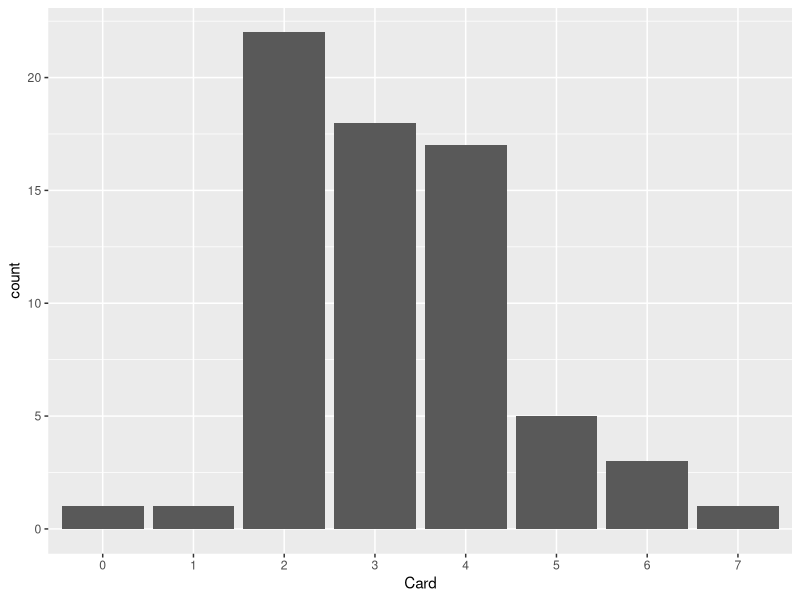
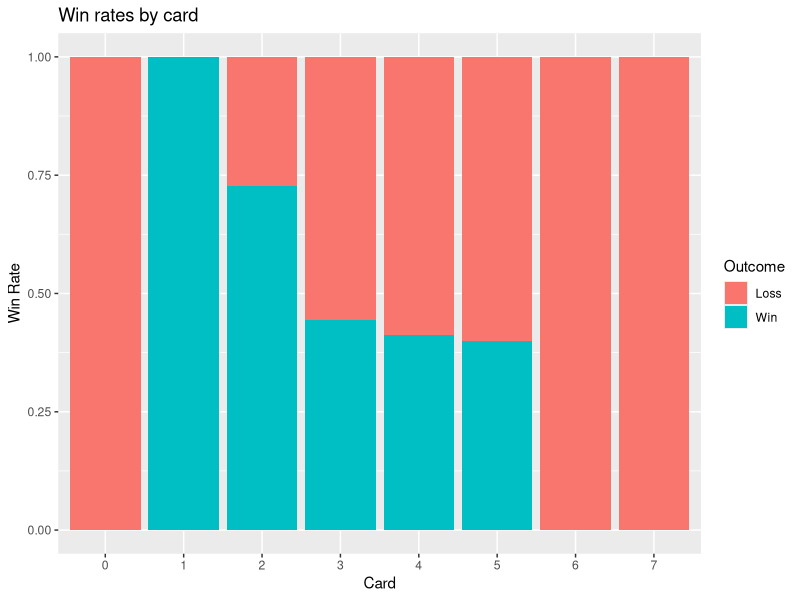
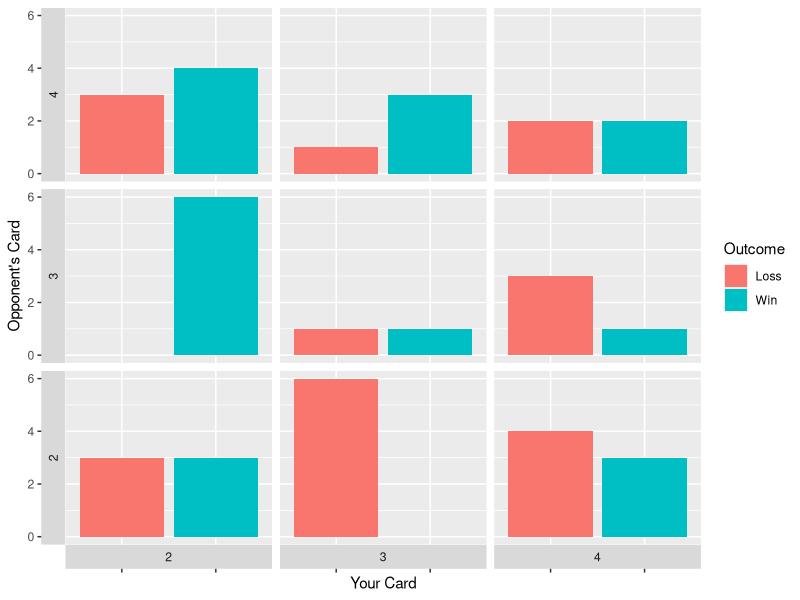

Generate these figures, in order, with R:
## ---- chunk 1
knitr::opts_chunk$set(echo = TRUE, warning=FALSE, message=FALSE, echo=FALSE)
## ---- chunk 2
library(tidyverse)
library(stringr)
## ---- chunk 3
columnNames = c("Game #","Player 1","Player 2","P2 wins?","P1 Card 1","P2 Card 1","P1 Card 2","P2 Card 2","P1 Card 3","P2 Card 3","P1 Card 4","P2 Card 4","P1 Card 5","P2 Card 5","P1 Card 6","P2 Card 6","P1 Card 7","P2 Card 7","P1 Card 8","P2 Card 8") %>% str_replace_all("[ #?]", "")
ratData <- read_csv("Brave Rats Data - Record.csv", skip_empty_rows = TRUE, col_names = columnNames, skip=1)%>% 
  select(P2wins, P1Card1, P2Card1)
## ---- chunk 4
notFlipped <- ratData %>% 
  mutate(P1Wins = abs(P2wins-1), P1Card = ratData$P1Card1, P2Card = ratData$P2Card1) %>% select(P1Wins, P1Card, P2Card)

flipped <- ratData %>% 
  mutate(P1Wins = P2wins, P1Card = ratData$P2Card1, P2Card = ratData$P1Card1) %>% select(P1Wins, P1Card, P2Card)


fullSet <- rbind(notFlipped, flipped) %>% filter(P1Wins != 0.5) %>% mutate(Outcome = ifelse(
  P1Wins==1, "Win", "Loss"
))
## ---- chunk 5
fullSet %>% 
  ggplot(aes(x=P1Card %>% as_factor())) +
  geom_histogram(stat="count") +
  xlab("Card")
## ---- chunk 6
fullSet %>% 
  group_by(P1Card, Outcome) %>% 
  tally() %>% 
  pivot_wider(names_from=Outcome, values_from=n, values_fill=0) %>% 
  mutate(winRate=Win/(Win+Loss))
## ---- chunk 7
fullSet %>% 
  ggplot(aes(x=P1Card %>% as_factor(), fill=Outcome)) +
  geom_histogram(position="fill", stat="count") +
  xlab("Card") +
  ylab("Win Rate") +
  ggtitle("Win rates by card")
## ---- chunk 8
mainSet <- fullSet %>% 
  filter(P1Card %in% c(2,3,4) & P2Card %in% c(2,3,4))
## ---- chunk 9
mainSet %>% 
  mutate(P2Card=factor(P2Card, levels=c("4","3","2"))) %>% 
  ggplot(aes(x=Outcome, fill=Outcome)) +
  geom_bar(aes(stat="count")) +
  facet_grid(vars(P2Card), vars(P1Card), switch="both") +
  ylab("Opponent's Card") +
  xlab("Your Card")+
  theme(axis.text.x = element_blank())
